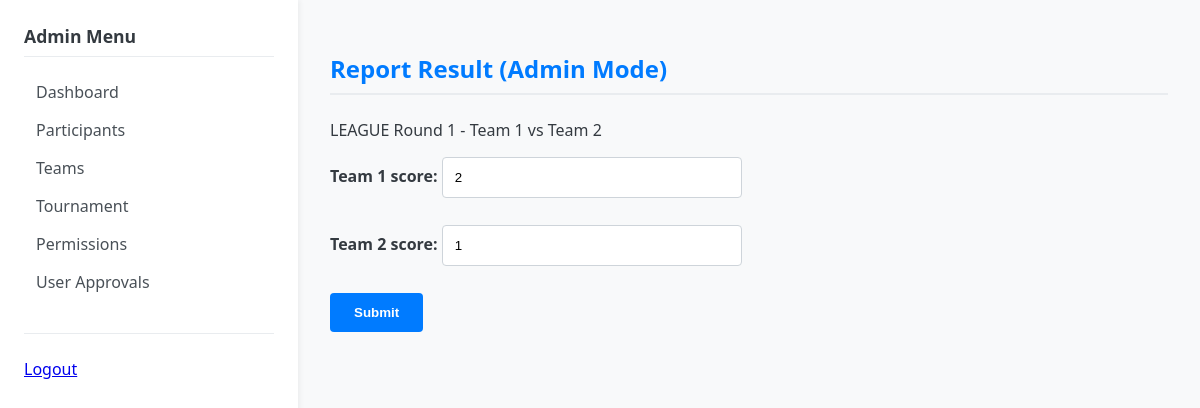
The page /admin/matches/1/report (signed in) on the database its author committed.
### models.py (models this page shows)
class Match(db.Model):
    __tablename__ = "matches"
    id = db.Column(db.Integer, primary_key=True)
    tournament_id = db.Column(db.Integer, db.ForeignKey("tournaments.id"), nullable=False)
    stage = db.Column(db.String(16), default="LEAGUE")  # LEAGUE / PLAYOFF / FINAL
    round_no = db.Column(db.Integer)    # 라운드 번호(1,2,3,...)
    match_no = db.Column(db.Integer)    # 해당 라운드 내 경기 번호
    team1_id = db.Column(db.Integer, db.ForeignKey("teams.id"), nullable=False)
    team2_id = db.Column(db.Integer, db.ForeignKey("teams.id"), nullable=False)
    scheduled_at = db.Column(db.DateTime)
    status = db.Column(db.String(16), default="SCHEDULED")  # SCHEDULED / DONE
    team1_score = db.Column(db.Integer)
    team2_score = db.Column(db.Integer)
    winner_team_id = db.Column(db.Integer, db.ForeignKey("teams.id"))
    tournament = db.relationship("Tournament")
    team1 = db.relationship("Team", foreign_keys=[team1_id])
    team2 = db.relationship("Team", foreign_keys=[team2_id])
    winner_team = db.relationship("Team", foreign_keys=[winner_team_id])

class Team(db.Model):
    __tablename__ = "teams"
    id = db.Column(db.Integer, primary_key=True)
    name = db.Column(db.String(64), nullable=False)
    tournament_id = db.Column(db.Integer, db.ForeignKey("tournaments.id"), nullable=False)
    captain_user_id = db.Column(db.Integer, db.ForeignKey("users.id"))
    tournament = db.relationship("Tournament", back_populates="teams")
    members = db.relationship("TeamMember", back_populates="team")
    captain = db.relationship("User", foreign_keys=[captain_user_id])

### app.py (the view, shortened to what this page needs)
@app.route("/admin/matches/<int:match_id>/report", methods=["GET", "POST"])
@login_required(role="ADMIN") # 관리자 권한만 확인
def admin_match_report(match_id):
    m = Match.query.get_or_404(match_id)
    tournament = Tournament.query.get(m.tournament_id)
    return render_template("admin/match_report.html", match=m)

### app.py (called while the page is built)
def current_user():
    user_id = session.get("user_id")
    if not user_id:
        return None
    user = User.query.get(user_id)
    return user

def login_required(role=None):
    def decorator(fn):
        from functools import wraps
        @wraps(fn)
        def wrapper(*args, **kwargs):
            user = current_user()
            active_role = session.get("role")
            if not user or not active_role:
                return redirect(url_for("login_page"))
            if role and active_role != role:
                flash("Permission denied. You are logged in as " + active_role + ".")
                return redirect(url_for("login_page"))
            return fn(*args, **kwargs)
        return wrapper
    return decorator

@app.context_processor
def inject_helpers():
    return dict(
        calculate_estimated_score=calculate_estimated_score,
        get_user_score=get_user_score,
        get_member_weighted_score=get_member_weighted_score,
    )

### templates/admin/match_report.html
{% extends "base.html" %}
{% block content %}
<h2>Report Result (Admin Mode)</h2>
<p>{{ match.stage }} Round {{ match.round_no }} - {{ match.team1.name }} vs {{ match.team2.name }}</p>
<form action="{{ url_for('admin_match_report', match_id=match.id) }}" method="post">
    <label>{{ match.team1.name }} score:
        <input type="number" name="team1_score" value="{{ match.team1_score or 0 }}">
    </label>
    <br>
    <label>{{ match.team2.name }} score:
        <input type="number" name="team2_score" value="{{ match.team2_score or 0 }}">
    </label>
    <br>
    <button type="submit">Submit</button>
</form>
{% endblock %}

### static/css/style.css (style rules this page uses)
body { font-family: 'Segoe UI', Tahoma, Geneva, Verdana, sans-serif; margin: 0; padding: 0; background-color: #f8f9fa; color: #343a40; }
h2 { color: #007bff; border-bottom: 2px solid #e9ecef; padding-bottom: 0.5rem; margin-bottom: 1.5rem; }
label { display: block; margin-bottom: 0.3rem; font-weight: 600; }
input[type="text"], input[type="password"], input[type="number"], select { width: 100%; max-width: 300px; padding: 0.75rem; border: 1px solid #ced4da; border-radius: 4px; box-sizing: border-box; transition: border-color 0.2s, box-shadow 0.2s; }
button, input[type="submit"] { background-color: #007bff; color: white; padding: 0.75rem 1.5rem; border: none; border-radius: 4px; cursor: pointer; font-weight: 600; transition: background-color 0.2s; }

### rows shown on the page
Match: stage "LEAGUE", round_no "1", team1_score "2", team2_score "1"
Team: team1.name "Team 1"
Team: team2.name "Team 2"
